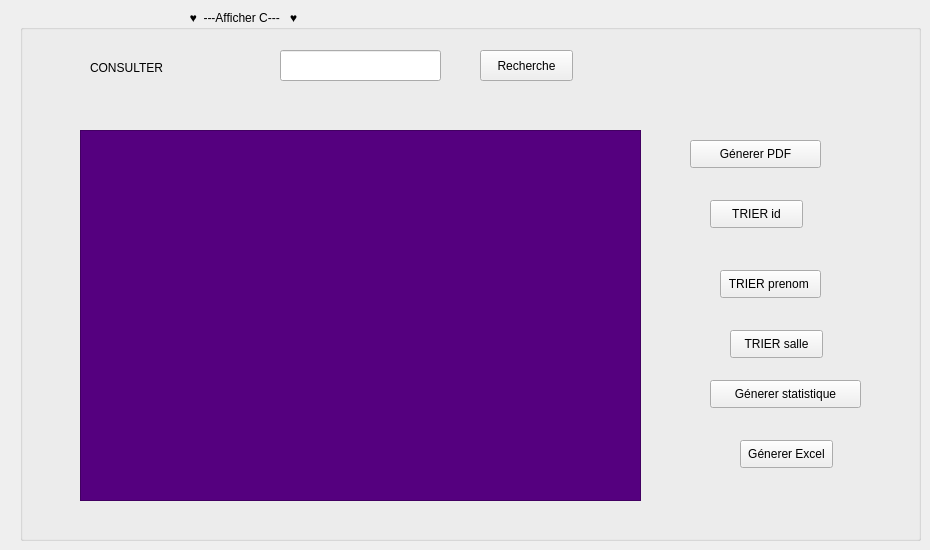
    <widget class="QWidget" name="tab_10">
     <attribute name="icon">
      <iconset>
       <normaloff>../../../LENOVO/Downloads/affiche.png</normaloff>../../../LENOVO/Downloads/affiche.png</iconset>
     </attribute>
     <attribute name="title">
      <string>Afficher</string>
     </attribute>
     <widget class="QGroupBox" name="groupBox_19">
      <property name="geometry">
       <rect>
        <x>20</x>
        <y>10</y>
        <width>901</width>
        <height>531</height>
       </rect>
      </property>
      <property name="title">
       <string>                                                   ♥  ---Afficher C---   ♥                                     </string>
      </property>
      <widget class="QTableView" name="TableView_ouss">
       <property name="geometry">
        <rect>
         <x>60</x>
         <y>120</y>
         <width>561</width>
         <height>371</height>
        </rect>
       </property>
       <property name="styleSheet">
        <string notr="true">background-color: rgb(85, 0, 127);
</string>
       </property>
      </widget>
      <widget class="QLabel" name="label_31">
       <property name="geometry">
        <rect>
         <x>70</x>
         <y>50</y>
         <width>131</width>
         <height>16</height>
        </rect>
       </property>
       <property name="text">
        <string>CONSULTER </string>
       </property>
      </widget>
      <widget class="QLineEdit" name="le_recherche_ouss">
       <property name="geometry">
        <rect>
         <x>260</x>
         <y>40</y>
         <width>161</width>
         <height>31</height>
        </rect>
       </property>
      </widget>
      <widget class="QPushButton" name="pb_recherche_ouss">
       <property name="geometry">
        <rect>
         <x>460</x>
         <y>40</y>
         <width>93</width>
         <height>31</height>
        </rect>
       </property>
       <property name="text">
        <string>Recherche</string>
       </property>
      </widget>
      <widget class="QPushButton" name="pushButton_pdf_ouss">
       <property name="geometry">
        <rect>
         <x>670</x>
         <y>130</y>
         <width>131</width>
         <height>28</height>
        </rect>
       </property>
       <property name="text">
        <string>Génerer PDF</string>
       </property>
      </widget>
      <widget class="QPushButton" name="pushButton_trierid_ouss">
       <property name="geometry">
        <rect>
         <x>690</x>
         <y>190</y>
         <width>93</width>
         <height>28</height>
        </rect>
       </property>
       <property name="text">
        <string>TRIER id</string>
       </property>
      </widget>
      <widget class="QPushButton" name="pushButton_trierprenom_ouss">
       <property name="geometry">
        <rect>
         <x>700</x>
         <y>260</y>
         <width>101</width>
         <height>28</height>
        </rect>
       </property>
       <property name="text">
        <string>TRIER prenom </string>
       </property>
      </widget>
      <widget class="QPushButton" name="pushButton_triersalle_ouss">
       <property name="geometry">
        <rect>
         <x>710</x>
         <y>320</y>
         <width>93</width>
         <height>28</height>
        </rect>
       </property>
       <property name="text">
        <string>TRIER salle</string>
       </property>
      </widget>
      <widget class="QPushButton" name="pushButton_stat_ouss">
       <property name="geometry">
        <rect>
         <x>690</x>
         <y>370</y>
         <width>151</width>
         <height>28</height>
        </rect>
       </property>
       <property name="text">
        <string>Génerer statistique</string>
       </property>
      </widget>
      <widget class="QPushButton" name="pushButton_excel_ouss">
       <property name="geometry">
        <rect>
         <x>720</x>
         <y>430</y>
         <width>93</width>
         <height>28</height>
        </rect>
       </property>
       <property name="text">
        <string>Génerer Excel</string>
       </property>
      </widget>
     </widget>
    </widget>
